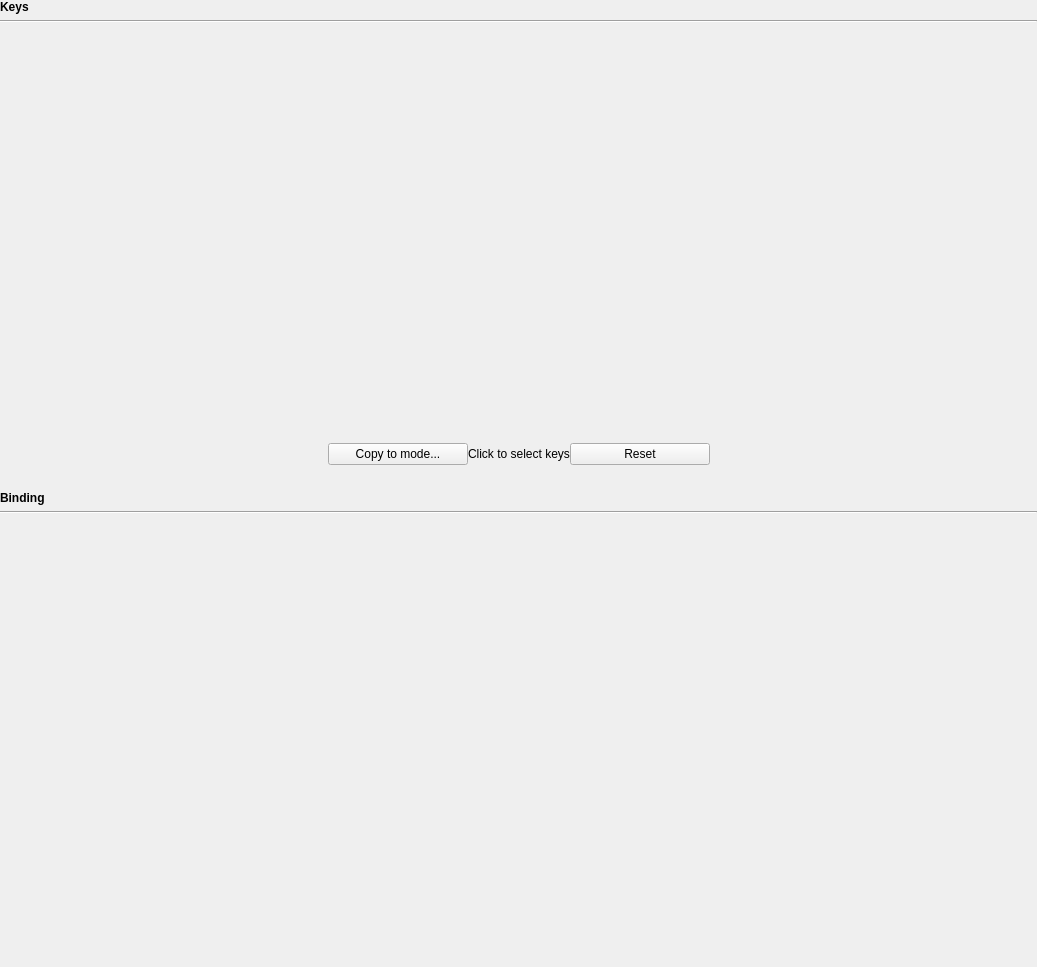
<?xml version="1.0" encoding="UTF-8"?>
<ui version="4.0">
 <class>KbBindWidget</class>
 <widget class="QWidget" name="KbBindWidget">
  <property name="geometry">
   <rect>
    <x>0</x>
    <y>0</y>
    <width>1037</width>
    <height>967</height>
   </rect>
  </property>
  <property name="sizePolicy">
   <sizepolicy hsizetype="Expanding" vsizetype="Expanding">
    <horstretch>0</horstretch>
    <verstretch>0</verstretch>
   </sizepolicy>
  </property>
  <property name="windowTitle">
   <string>Form</string>
  </property>
  <layout class="QVBoxLayout" name="verticalLayout">
   <property name="leftMargin">
    <number>0</number>
   </property>
   <property name="topMargin">
    <number>0</number>
   </property>
   <property name="rightMargin">
    <number>0</number>
   </property>
   <item>
    <widget class="QLabel" name="label">
     <property name="font">
      <font>
       <weight>75</weight>
       <bold>true</bold>
      </font>
     </property>
     <property name="text">
      <string>Keys</string>
     </property>
    </widget>
   </item>
   <item>
    <widget class="Line" name="line">
     <property name="orientation">
      <enum>Qt::Horizontal</enum>
     </property>
    </widget>
   </item>
   <item>
    <layout class="QGridLayout" name="gridLayout">
     <item row="0" column="4">
      <spacer name="horizontalSpacer_2">
       <property name="orientation">
        <enum>Qt::Horizontal</enum>
       </property>
       <property name="sizeHint" stdset="0">
        <size>
         <width>40</width>
         <height>20</height>
        </size>
       </property>
      </spacer>
     </item>
     <item row="0" column="1" colspan="3">
      <widget class="KeyWidget" name="keyWidget" native="true">
       <property name="sizePolicy">
        <sizepolicy hsizetype="Expanding" vsizetype="Expanding">
         <horstretch>0</horstretch>
         <verstretch>0</verstretch>
        </sizepolicy>
       </property>
      </widget>
     </item>
     <item row="0" column="0">
      <spacer name="horizontalSpacer">
       <property name="orientation">
        <enum>Qt::Horizontal</enum>
       </property>
       <property name="sizeHint" stdset="0">
        <size>
         <width>40</width>
         <height>20</height>
        </size>
       </property>
      </spacer>
     </item>
     <item row="1" column="1" colspan="3">
      <layout class="QHBoxLayout" name="horizontalLayout_2">
       <property name="spacing">
        <number>0</number>
       </property>
       <property name="sizeConstraint">
        <enum>QLayout::SetDefaultConstraint</enum>
       </property>
       <item>
        <widget class="QPushButton" name="copyButton">
         <property name="enabled">
          <bool>true</bool>
         </property>
         <property name="sizePolicy">
          <sizepolicy hsizetype="Expanding" vsizetype="Fixed">
           <horstretch>0</horstretch>
           <verstretch>0</verstretch>
          </sizepolicy>
         </property>
         <property name="minimumSize">
          <size>
           <width>140</width>
           <height>0</height>
          </size>
         </property>
         <property name="text">
          <string>Copy to mode...</string>
         </property>
        </widget>
       </item>
       <item>
        <widget class="QLabel" name="selectLabel">
         <property name="sizePolicy">
          <sizepolicy hsizetype="Expanding" vsizetype="Fixed">
           <horstretch>0</horstretch>
           <verstretch>0</verstretch>
          </sizepolicy>
         </property>
         <property name="lineWidth">
          <number>1</number>
         </property>
         <property name="text">
          <string>Click to select keys</string>
         </property>
         <property name="alignment">
          <set>Qt::AlignCenter</set>
         </property>
         <property name="margin">
          <number>10</number>
         </property>
         <property name="indent">
          <number>-1</number>
         </property>
        </widget>
       </item>
       <item>
        <widget class="QPushButton" name="resetButton">
         <property name="sizePolicy">
          <sizepolicy hsizetype="Expanding" vsizetype="Fixed">
           <horstretch>0</horstretch>
           <verstretch>0</verstretch>
          </sizepolicy>
         </property>
         <property name="minimumSize">
          <size>
           <width>140</width>
           <height>0</height>
          </size>
         </property>
         <property name="text">
          <string>Reset</string>
         </property>
        </widget>
       </item>
      </layout>
     </item>
    </layout>
   </item>
   <item>
    <spacer name="verticalSpacer">
     <property name="orientation">
      <enum>Qt::Vertical</enum>
     </property>
     <property name="sizeType">
      <enum>QSizePolicy::Fixed</enum>
     </property>
     <property name="sizeHint" stdset="0">
      <size>
       <width>0</width>
       <height>20</height>
      </size>
     </property>
    </spacer>
   </item>
   <item>
    <widget class="QLabel" name="label_2">
     <property name="font">
      <font>
       <weight>75</weight>
       <bold>true</bold>
      </font>
     </property>
     <property name="text">
      <string>Binding</string>
     </property>
    </widget>
   </item>
   <item>
    <widget class="Line" name="line_2">
     <property name="orientation">
      <enum>Qt::Horizontal</enum>
     </property>
    </widget>
   </item>
   <item>
    <widget class="QWidget" name="widget" native="true">
     <property name="sizePolicy">
      <sizepolicy hsizetype="Expanding" vsizetype="Expanding">
       <horstretch>0</horstretch>
       <verstretch>0</verstretch>
      </sizepolicy>
     </property>
     <layout class="QGridLayout" name="gridLayout_2">
      <property name="leftMargin">
       <number>0</number>
      </property>
      <property name="topMargin">
       <number>0</number>
      </property>
      <property name="rightMargin">
       <number>0</number>
      </property>
      <property name="bottomMargin">
       <number>0</number>
      </property>
      <property name="spacing">
       <number>0</number>
      </property>
      <item row="0" column="0">
       <widget class="RebindWidget" name="rbWidget" native="true">
        <property name="sizePolicy">
         <sizepolicy hsizetype="MinimumExpanding" vsizetype="MinimumExpanding">
          <horstretch>0</horstretch>
          <verstretch>0</verstretch>
         </sizepolicy>
        </property>
       </widget>
      </item>
     </layout>
    </widget>
   </item>
  </layout>
 </widget>
 <customwidgets>
  <customwidget>
   <class>KeyWidget</class>
   <extends>QWidget</extends>
   <header>keywidget.h</header>
   <container>1</container>
  </customwidget>
  <customwidget>
   <class>RebindWidget</class>
   <extends>QWidget</extends>
   <header>rebindwidget.h</header>
   <container>1</container>
  </customwidget>
 </customwidgets>
 <resources/>
 <connections/>
</ui>
